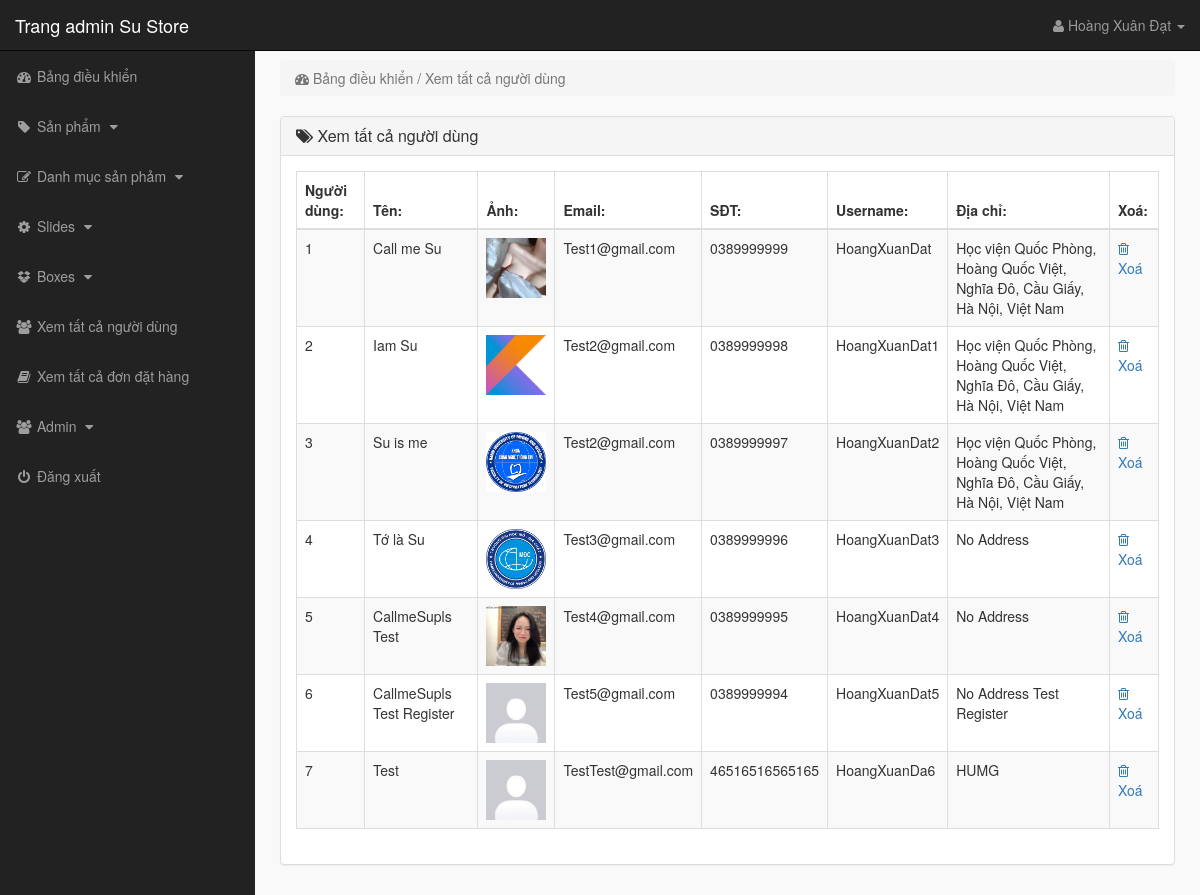
Page /admin_area/index.php?view_customers (signed in) on the committed database.
### tables this page shows
CREATE TABLE `customers` (
  `customer_id` int(10) NOT NULL,
  `customer_name` varchar(255) NOT NULL,
  `customer_email` varchar(255) NOT NULL,
  `customer_contact` varchar(255) NOT NULL,
  `customer_username` text NOT NULL,
  `customer_pass` varchar(255) NOT NULL,
  `customer_address` text NOT NULL,
  `customer_image` text NOT NULL,
  `customer_ip` varchar(100) NOT NULL
);

### admin_area/view_customers.php (the view)
<?php
    if(!isset($_SESSION['admin_username'])){
        echo "<script>window.open('login.php','_self')</script>";
    }else{
?>
<div class="row">
    <div class="col-lg-12">
        <ol class="breadcrumb">
            <li class="active">
                <i class="fa fa-dashboard"></i> Bảng điều khiển / Xem tất cả người dùng
            </li>
        </ol>
    </div>
</div>
<div class="row">
    <div class="col-lg-12">
        <div class="panel panel-default">
            <div class="panel-heading">
               <h3 class="panel-title">
                   <i class="fa fa-tags"></i>  Xem tất cả người dùng
               </h3>
            </div>
            <div class="panel-body">
                <div class="table-responsive">
                    <table class="table table-striped table-bordered table-hover">
                        <thead>
                            <tr>
                                <th> Người dùng: </th>
                                <th> Tên: </th>
                                <th> Ảnh: </th>
                                <th> Email: </th>
                                <th> SĐT: </th>
                                <th> Username: </th>
                                <th> Địa chỉ: </th>
                                <th> Xoá: </th>
                            </tr>
                        </thead>
                        <tbody>
                            <?php
                                $i=0;
                                $get_c = "select * from customers";
                                $run_c = mysqli_query($con,$get_c);
                                while($row_c=mysqli_fetch_array($run_c)){
                                    $c_id = $row_c['customer_id'];
                                    $c_name = $row_c['customer_name'];
                                    $c_img = $row_c['customer_image'];
                                    $c_email = $row_c['customer_email'];
                                    $c_contact = $row_c['customer_contact'];
                                    $c_username = $row_c['customer_username'];
                                    $c_address = $row_c['customer_address'];
                                    $i++;
                            ?>
                            <tr>
                                <td> <?php echo $i; ?> </td>
                                <td> <?php echo $c_name; ?> </td>
                                <td> <img src="../customer/customer_images/<?php echo $c_img; ?>" width="60" height="60"></td>
                                <td> <?php echo $c_email; ?> </td>
                                <td> <?php echo $c_contact; ?></td>
                                <td> <?php echo $c_username; ?> </td>
                                <td> <?php echo $c_address ?> </td>
                                <td>
                                     <a href="index.php?delete_customer=<?php echo $c_id; ?>">
                                        <i class="fa fa-trash-o"></i> Xoá
                                     </a>
                                </td>
                            </tr>
                            <?php } ?>
                        </tbody>
                    </table>
                </div>
            </div>
        </div>
    </div>
</div>
<?php } ?>

### admin_area/includes/sidebar.php (shortened to what this page needs)
<?php
    if(!isset($_SESSION['admin_username'])){
        echo "<script>window.open('login.php','_self')</script>";
    }else{
?>
<nav class="navbar navbar-inverse navbar-fixed-top">
    <div class="navbar-header">
        <a href="index.php?dashboard" class="navbar-brand">Trang admin Su Store</a>
    </div>
    <ul class="nav navbar-right top-nav">
        <li class="dropdown">
            <a href="#" class="dropdown-toggle" data-toggle="dropdown">
                <i class="fa fa-user"></i> <?php echo $admin_name;  ?> <b class="caret"></b>
            </a>
        </li>
    </ul>
    <div class="collapse navbar-collapse navbar-ex1-collapse">
        <ul class="nav navbar-nav side-nav">
            <li>
                <a href="index.php?dashboard">
                        <i class="fa fa-fw fa-dashboard"></i> Bảng điều khiển
                </a>
            </li>
            <li>
                <a href="#" data-toggle="collapse" data-target="#products">
                        <i class="fa fa-fw fa-tag"></i> Sản phẩm
                        <i class="fa fa-fw fa-caret-down"></i>
                </a>
            </li>
            <li>
                <a href="#" data-toggle="collapse" data-target="#p_cat">
                        <i class="fa fa-fw fa-edit"></i> Danh mục sản phảm
                        <i class="fa fa-fw fa-caret-down"></i>
                </a>
            </li>
            <li>
                <a href="#" data-toggle="collapse" data-target="#slides">
                        <i class="fa fa-fw fa-gear"></i> Slides
                        <i class="fa fa-fw fa-caret-down"></i>
                </a>
            </li>
            <li>
                <a href="#" data-toggle="collapse" data-target="#boxes">
                        <i class="fa fa-fw fa-dropbox"></i> Boxes
                        <i class="fa fa-fw fa-caret-down"></i>
                </a>
            </li>
            <li>
                <a href="index.php?view_customers">
                    <i class="fa fa-fw fa-users"></i> Xem tất cả người dùng
                </a>
            </li>
            <li>
                <a href="index.php?view_orders">
                    <i class="fa fa-fw fa-book"></i> Xem tất cả đơn đặt hàng
                </a>
            </li>
            <li>
                <a href="#" data-toggle="collapse" data-target="#users">
                        <i class="fa fa-fw fa-users"></i> Admin
                        <i class="fa fa-fw fa-caret-down"></i>
                </a>
            </li>
            <li>
                <a href="logout.php">
                    <i class="fa fa-fw fa-power-off"></i> Đăng xuất
                </a>
            </li>
        </ul>
    </div>
</nav>
<?php } ?>

### admin_area/css/style.css (style rules this page uses)
body { margin-top: 100px; }
@media (min-width: 768px) { body { margin-top: 50px; } }
.top-nav>li { float: left; display: inline-block; }
.top-nav>li>a { color: #999999; line-height: 20px; padding-top: 15px; padding-bottom: 15px; padding-right: 30px; }
@media (min-width: 768px) { .side-nav { position: fixed; top: 51px; bottom: 0; width: 255px; overflow-y: auto; overflow-x: hidden; background-color: #222222; padding-bottom: 40px; border-radius: 0; } }
@media (min-width: 768px) { .side-nav>li>a { width: 255px; } }
.panel-body { border-radius: 5px; }

### rows in the picture
customers: customer_name "Call me Su", customer_image (picture), customer_email "Test1@gmail.com", customer_contact "0389999999", customer_username "HoangXuanDat", customer_address "Học viện Quốc Phòng, Hoàng Quốc Việt, Nghĩa Đô, Cầu Giấy, Hà Nội, Việt Nam"
customers: customer_name "Iam Su", customer_image (picture), customer_email "Test2@gmail.com", customer_contact "0389999998", customer_username "HoangXuanDat1", customer_address "Học viện Quốc Phòng, Hoàng Quốc Việt, Nghĩa Đô, Cầu Giấy, Hà Nội, Việt Nam"
customers: customer_name "Su is me", customer_image (picture), customer_email "Test2@gmail.com", customer_contact "0389999997", customer_username "HoangXuanDat2", customer_address "Học viện Quốc Phòng, Hoàng Quốc Việt, Nghĩa Đô, Cầu Giấy, Hà Nội, Việt Nam"
customers: customer_name "Tớ là Su", customer_image (picture), customer_email "Test3@gmail.com", customer_contact "0389999996", customer_username "HoangXuanDat3", customer_address "No Address"
customers: customer_name "CallmeSupls Test", customer_image (picture), customer_email "Test4@gmail.com", customer_contact "0389999995", customer_username "HoangXuanDat4", customer_address "No Address"
customers: customer_name "CallmeSupls Test Register", customer_image (placeholder picture), customer_email "Test5@gmail.com", customer_contact "0389999994", customer_username "HoangXuanDat5", customer_address "No Address Test Register"
customers: customer_name "Test", customer_image (placeholder picture), customer_email "TestTest@gmail.com", customer_contact "46516516565165", customer_username "HoangXuanDa6", customer_address "HUMG"

### other values in the picture
$admin_name "Hoàng Xuân Đạt"
